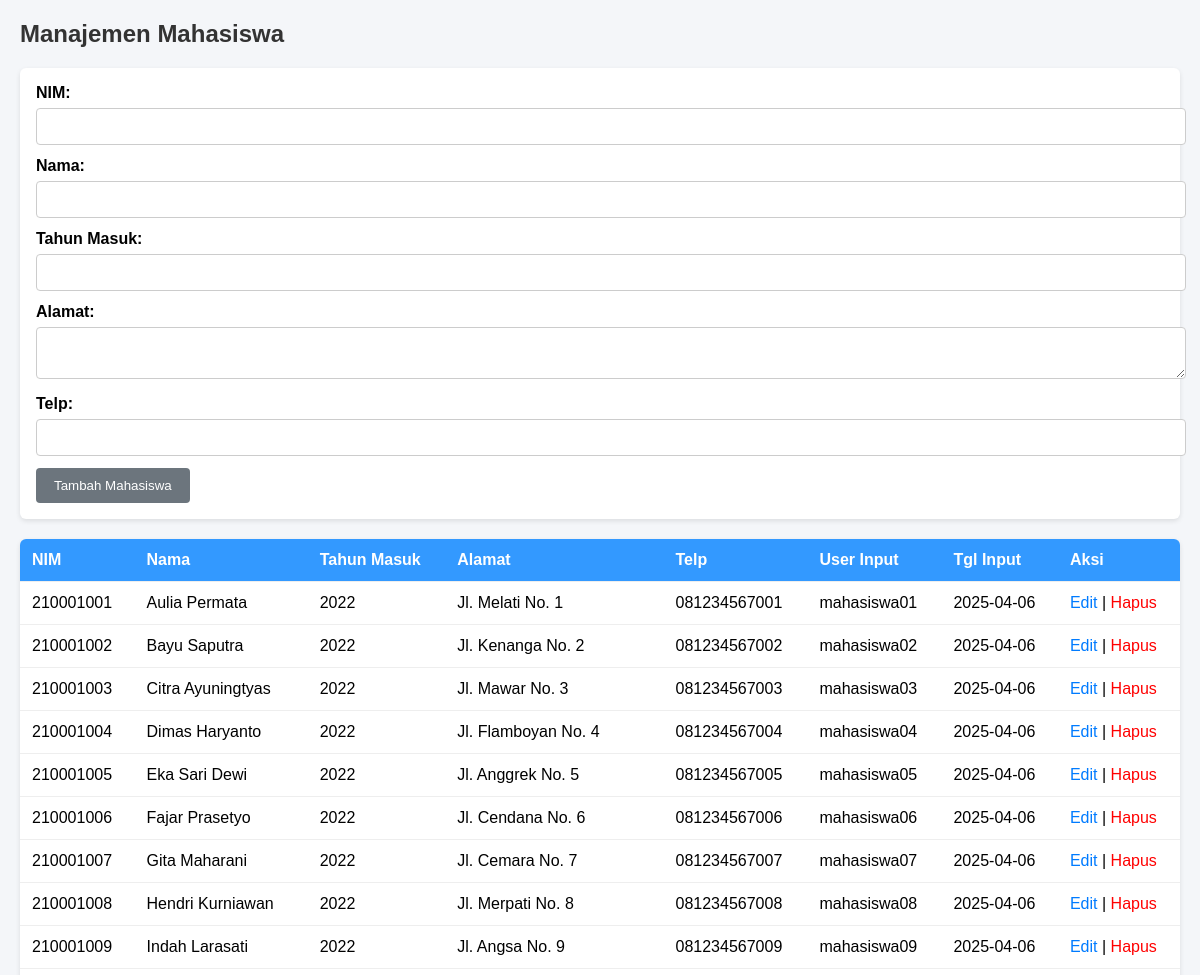
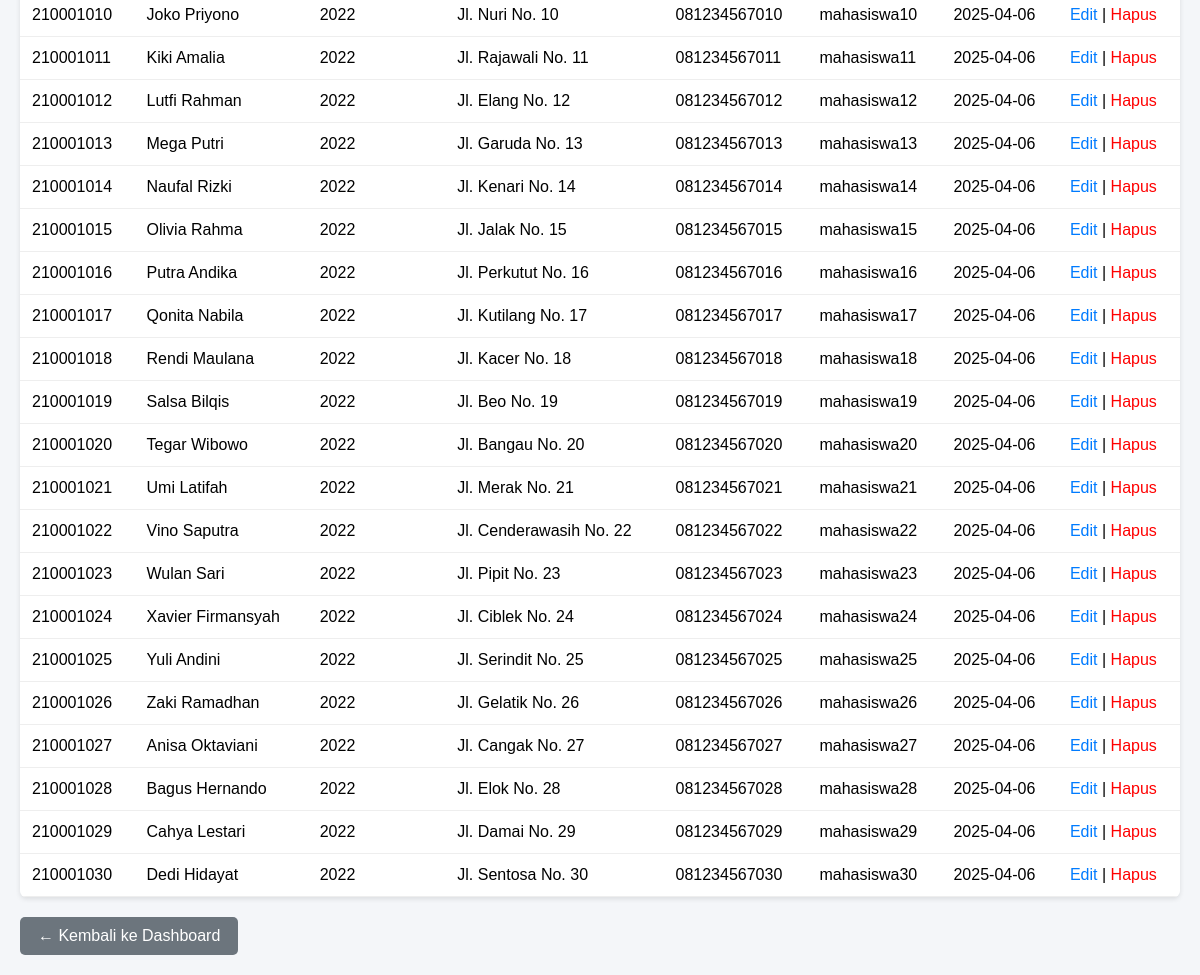
The app's page /admin/mahasiswa.php (signed in) with its own data (2 pictures, top to bottom).
### tables this page shows
CREATE TABLE `mahasiswa` (
  `nim` varchar(20) NOT NULL,
  `nama` varchar(100) DEFAULT NULL,
  `tahun_masuk` year(4) DEFAULT NULL,
  `alamat` text DEFAULT NULL,
  `telp` varchar(20) DEFAULT NULL,
  `user_input` varchar(50) DEFAULT NULL,
  `tgl_input` date DEFAULT NULL
);

### admin/mahasiswa.php (the view, shortened to what this page needs)
<?php
include '../config/db.php';
$data = $conn->query("SELECT * FROM mahasiswa ORDER BY tahun_masuk, nim");
$editMode = isset($_GET['edit']);
$editData = $editMode ? $conn->query("SELECT * FROM mahasiswa WHERE nim='{$_GET['edit']}'")->fetch_assoc() : null;
?>
<!DOCTYPE html>
<html>
<head>
</head>
<body>
    <h2>Manajemen Mahasiswa</h2>
    <form method="POST">
        <label>NIM:</label>
        <input type="text" name="nim" required value="<?= $editData['nim'] ?? '' ?>" <?= $editMode ? 'readonly' : '' ?>>
        <label>Nama:</label>
        <input type="text" name="nama" required value="<?= $editData['nama'] ?? '' ?>">
        <label>Tahun Masuk:</label>
        <input type="number" name="tahun_masuk" required value="<?= $editData['tahun_masuk'] ?? '' ?>">
        <label>Alamat:</label>
        <textarea name="alamat" rows="2" required><?= $editData['alamat'] ?? '' ?></textarea>
        <label>Telp:</label>
        <input type="text" name="telp" required value="<?= $editData['telp'] ?? '' ?>">
        <button type="submit" name="<?= $editMode ? 'edit' : 'tambah' ?>">
            <?= $editMode ? 'Simpan Perubahan' : 'Tambah Mahasiswa' ?>
        </button>
    </form>
    <table>
        <tr>
            <th>NIM</th>
            <th>Nama</th>
            <th>Tahun Masuk</th>
            <th>Alamat</th>
            <th>Telp</th>
            <th>User Input</th>
            <th>Tgl Input</th>
            <th>Aksi</th>
        </tr>
        <?php while ($row = $data->fetch_assoc()): ?>
        <tr>
            <td><?= $row['nim'] ?></td>
            <td><?= $row['nama'] ?></td>
            <td><?= $row['tahun_masuk'] ?></td>
            <td><?= $row['alamat'] ?></td>
            <td><?= $row['telp'] ?></td>
            <td><?= $row['user_input'] ?></td>
            <td><?= $row['tgl_input'] ?></td>
            <td>
                <a href="?edit=<?= $row['nim'] ?>" class="edit">Edit</a> |
                <a href="?hapus=<?= $row['nim'] ?>" class="hapus" onclick="return confirm('Hapus data ini?')">Hapus</a>
            </td>
        </tr>
        <?php endwhile; ?>
    </table>
    <a href="dashboard.php" class="btn-kembali">← Kembali ke Dashboard</a>
</body>
</html>

### admin/mahasiswa.php (style rules this page uses)
body { font-family: Arial, sans-serif; background-color: #f4f6f9; margin: 20px; }
h2 { color: #333; margin-bottom: 20px; }
form { background-color: #fff; padding: 16px; border-radius: 6px; box-shadow: 0 2px 5px rgba(0,0,0,0.1); margin-bottom: 20px; }
label { font-weight: bold; }
input, textarea { width: 100%; padding: 10px; margin: 6px 0 12px 0; border: 1px solid #ccc; border-radius: 4px; }
button { background-color: #6c757d; color: white; border: none; padding: 10px 18px; border-radius: 4px; cursor: pointer; }
a { text-decoration: none; }
.btn-kembali { display: inline-block; margin-top: 20px; background: #6c757d; color: white; padding: 10px 18px; text-decoration: none; border-radius: 5px; }
table { width: 100%; background-color: white; border-collapse: collapse; border-radius: 6px; overflow: hidden; box-shadow: 0 2px 5px rgba(0,0,0,0.1); }
th, td { padding: 12px; border-bottom: 1px solid #eee; text-align: left; }
th { background-color: #3399ff; color: white; }
.edit { color: #007bff; }
.hapus { color: red; }

### records on screen
mahasiswa: nim "210001001", nama "Aulia Permata", tahun_masuk "2022", alamat "Jl. Melati No. 1", telp "081234567001", user_input "mahasiswa01", tgl_input "2025-04-06"
mahasiswa: nim "210001002", nama "Bayu Saputra", tahun_masuk "2022", alamat "Jl. Kenanga No. 2", telp "081234567002", user_input "mahasiswa02", tgl_input "2025-04-06"
mahasiswa: nim "210001003", nama "Citra Ayuningtyas", tahun_masuk "2022", alamat "Jl. Mawar No. 3", telp "081234567003", user_input "mahasiswa03", tgl_input "2025-04-06"
mahasiswa: nim "210001004", nama "Dimas Haryanto", tahun_masuk "2022", alamat "Jl. Flamboyan No. 4", telp "081234567004", user_input "mahasiswa04", tgl_input "2025-04-06"
mahasiswa: nim "210001005", nama "Eka Sari Dewi", tahun_masuk "2022", alamat "Jl. Anggrek No. 5", telp "081234567005", user_input "mahasiswa05", tgl_input "2025-04-06"
mahasiswa: nim "210001006", nama "Fajar Prasetyo", tahun_masuk "2022", alamat "Jl. Cendana No. 6", telp "081234567006", user_input "mahasiswa06", tgl_input "2025-04-06"
mahasiswa: nim "210001007", nama "Gita Maharani", tahun_masuk "2022", alamat "Jl. Cemara No. 7", telp "081234567007", user_input "mahasiswa07", tgl_input "2025-04-06"
mahasiswa: nim "210001008", nama "Hendri Kurniawan", tahun_masuk "2022", alamat "Jl. Merpati No. 8", telp "081234567008", user_input "mahasiswa08", tgl_input "2025-04-06"
mahasiswa: nim "210001009", nama "Indah Larasati", tahun_masuk "2022", alamat "Jl. Angsa No. 9", telp "081234567009", user_input "mahasiswa09", tgl_input "2025-04-06"
mahasiswa: nim "210001010", nama "Joko Priyono", tahun_masuk "2022", alamat "Jl. Nuri No. 10", telp "081234567010", user_input "mahasiswa10", tgl_input "2025-04-06"
mahasiswa: nim "210001011", nama "Kiki Amalia", tahun_masuk "2022", alamat "Jl. Rajawali No. 11", telp "081234567011", user_input "mahasiswa11", tgl_input "2025-04-06"
mahasiswa: nim "210001012", nama "Lutfi Rahman", tahun_masuk "2022", alamat "Jl. Elang No. 12", telp "081234567012", user_input "mahasiswa12", tgl_input "2025-04-06"
mahasiswa: nim "210001013", nama "Mega Putri", tahun_masuk "2022", alamat "Jl. Garuda No. 13", telp "081234567013", user_input "mahasiswa13", tgl_input "2025-04-06"
mahasiswa: nim "210001014", nama "Naufal Rizki", tahun_masuk "2022", alamat "Jl. Kenari No. 14", telp "081234567014", user_input "mahasiswa14", tgl_input "2025-04-06"
mahasiswa: nim "210001015", nama "Olivia Rahma", tahun_masuk "2022", alamat "Jl. Jalak No. 15", telp "081234567015", user_input "mahasiswa15", tgl_input "2025-04-06"
mahasiswa: nim "210001016", nama "Putra Andika", tahun_masuk "2022", alamat "Jl. Perkutut No. 16", telp "081234567016", user_input "mahasiswa16", tgl_input "2025-04-06"
mahasiswa: nim "210001017", nama "Qonita Nabila", tahun_masuk "2022", alamat "Jl. Kutilang No. 17", telp "081234567017", user_input "mahasiswa17", tgl_input "2025-04-06"
mahasiswa: nim "210001018", nama "Rendi Maulana", tahun_masuk "2022", alamat "Jl. Kacer No. 18", telp "081234567018", user_input "mahasiswa18", tgl_input "2025-04-06"
mahasiswa: nim "210001019", nama "Salsa Bilqis", tahun_masuk "2022", alamat "Jl. Beo No. 19", telp "081234567019", user_input "mahasiswa19", tgl_input "2025-04-06"
mahasiswa: nim "210001020", nama "Tegar Wibowo", tahun_masuk "2022", alamat "Jl. Bangau No. 20", telp "081234567020", user_input "mahasiswa20", tgl_input "2025-04-06"
mahasiswa: nim "210001021", nama "Umi Latifah", tahun_masuk "2022", alamat "Jl. Merak No. 21", telp "081234567021", user_input "mahasiswa21", tgl_input "2025-04-06"
mahasiswa: nim "210001022", nama "Vino Saputra", tahun_masuk "2022", alamat "Jl. Cenderawasih No. 22", telp "081234567022", user_input "mahasiswa22", tgl_input "2025-04-06"
mahasiswa: nim "210001023", nama "Wulan Sari", tahun_masuk "2022", alamat "Jl. Pipit No. 23", telp "081234567023", user_input "mahasiswa23", tgl_input "2025-04-06"
mahasiswa: nim "210001024", nama "Xavier Firmansyah", tahun_masuk "2022", alamat "Jl. Ciblek No. 24", telp "081234567024", user_input "mahasiswa24", tgl_input "2025-04-06"
mahasiswa: nim "210001025", nama "Yuli Andini", tahun_masuk "2022", alamat "Jl. Serindit No. 25", telp "081234567025", user_input "mahasiswa25", tgl_input "2025-04-06"
mahasiswa: nim "210001026", nama "Zaki Ramadhan", tahun_masuk "2022", alamat "Jl. Gelatik No. 26", telp "081234567026", user_input "mahasiswa26", tgl_input "2025-04-06"
mahasiswa: nim "210001027", nama "Anisa Oktaviani", tahun_masuk "2022", alamat "Jl. Cangak No. 27", telp "081234567027", user_input "mahasiswa27", tgl_input "2025-04-06"
mahasiswa: nim "210001028", nama "Bagus Hernando", tahun_masuk "2022", alamat "Jl. Elok No. 28", telp "081234567028", user_input "mahasiswa28", tgl_input "2025-04-06"
mahasiswa: nim "210001029", nama "Cahya Lestari", tahun_masuk "2022", alamat "Jl. Damai No. 29", telp "081234567029", user_input "mahasiswa29", tgl_input "2025-04-06"
mahasiswa: nim "210001030", nama "Dedi Hidayat", tahun_masuk "2022", alamat "Jl. Sentosa No. 30", telp "081234567030", user_input "mahasiswa30", tgl_input "2025-04-06"
